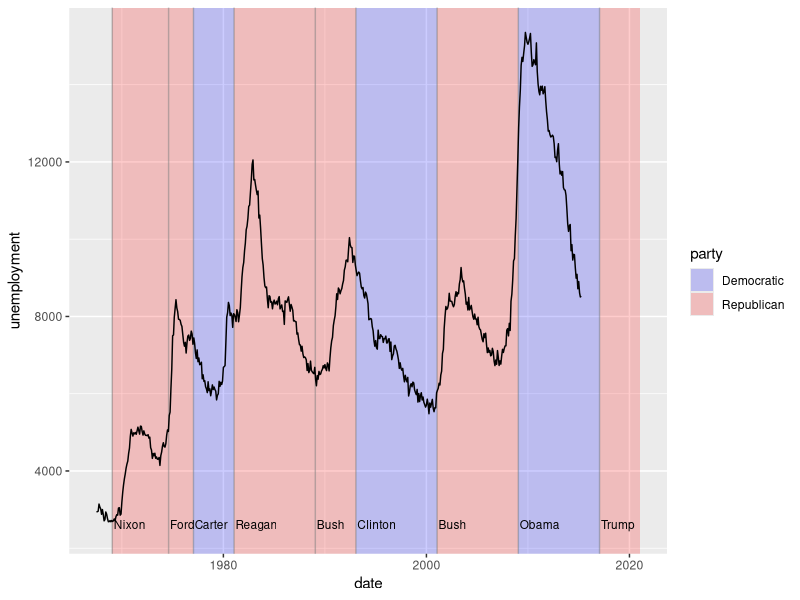

Source code (R):
library(tidyverse)
library(lubridate)

data("presidential")
data("economics")

presidential <- subset(presidential, start > economics$date[1])

ggplot(economics) + 
  geom_rect(
    aes(xmin = start, xmax = end, fill = party), 
    ymin = -Inf, ymax = Inf, alpha = 0.2, 
    data = presidential
  ) + 
  geom_vline(
    aes(xintercept = as.numeric(start)), 
    data = presidential,
    colour = "grey50", alpha = 0.5
  ) + 
  geom_text(
    aes(x = start, y = 2500, label = name), 
    data = presidential, 
    size = 3, vjust = 0, hjust = 0, nudge_x = 50
  ) + 
  geom_line(aes(date, unemploy)) + 
  scale_fill_manual(values = c("blue", "red")) +
  xlab("date") + 
  ylab("unemployment")
